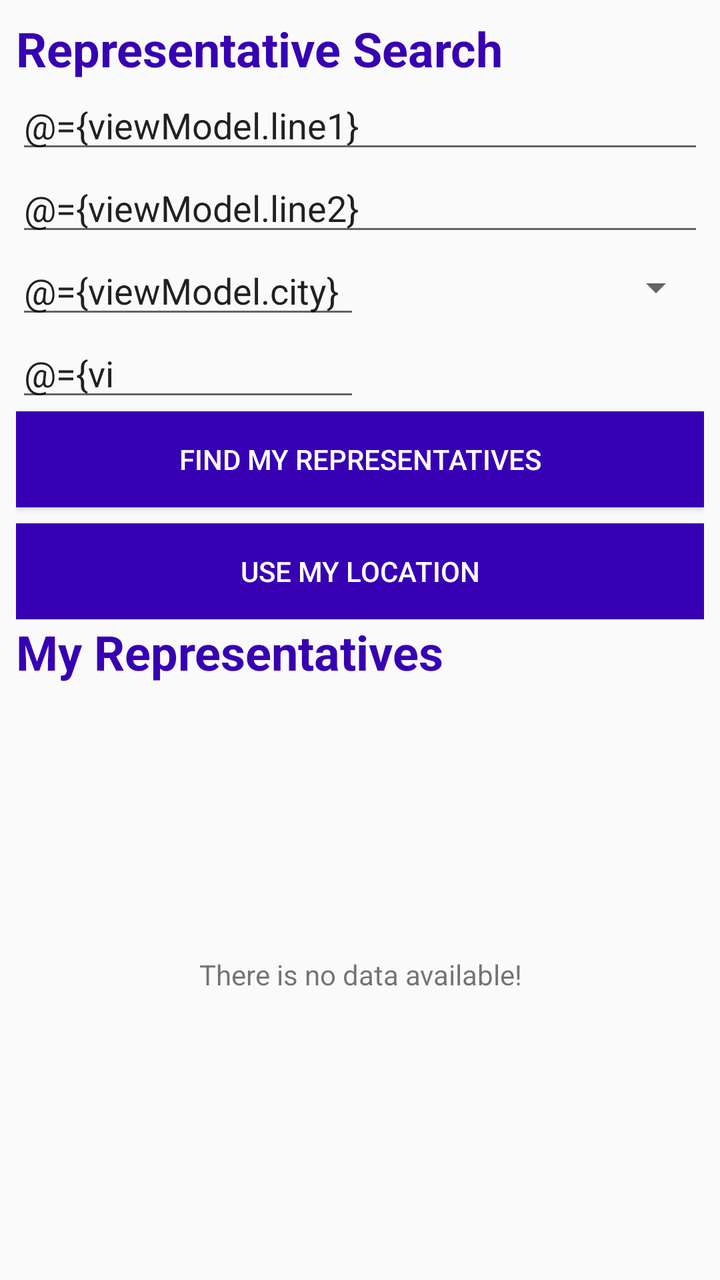
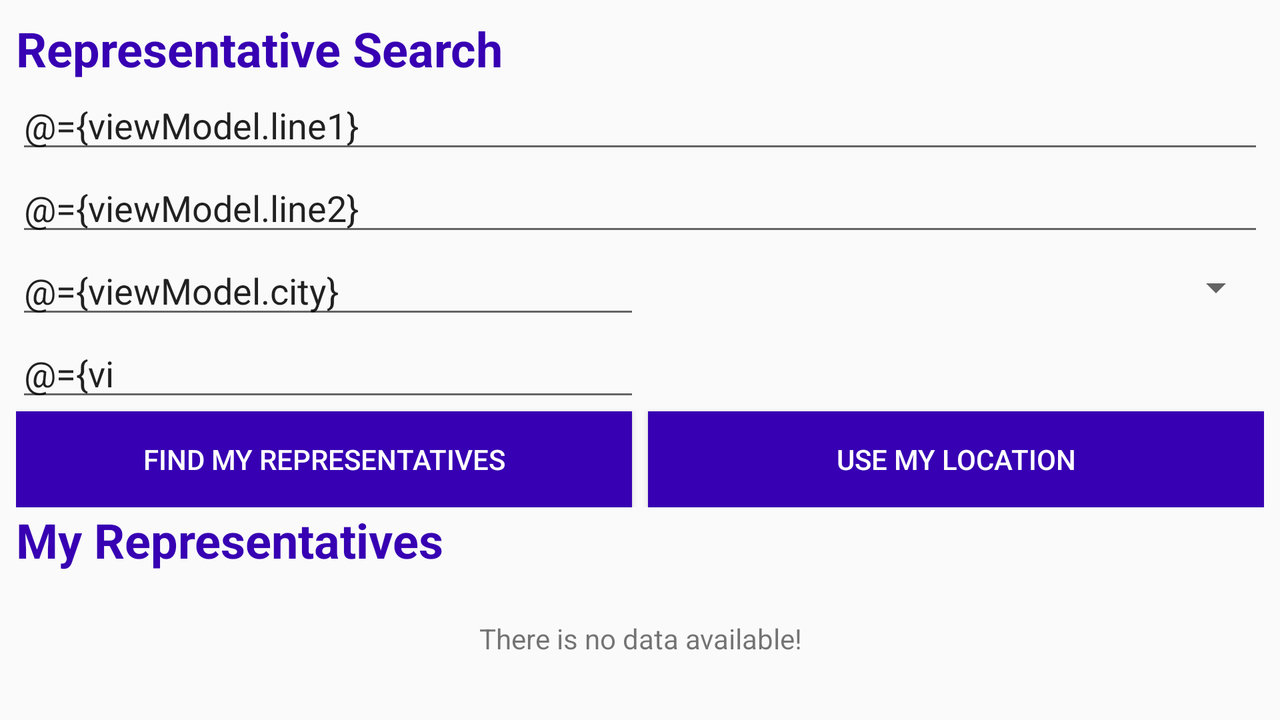

First picture: res/layout/ on a phone held upright. Second picture: the repository's own variant of that layout, on a device whose configuration matches the variant's folder. Source for both follows.
<!-- AndroidManifest.xml: application theme AppTheme -->
<!-- res/layout/fragment_rep_2.xml -->
<?xml version="1.0" encoding="utf-8"?>
<layout xmlns:android="http://schemas.android.com/apk/res/android"
    xmlns:app="http://schemas.android.com/apk/res-auto"
    xmlns:motion="http://schemas.android.com/apk/res-auto"
    xmlns:tools="http://schemas.android.com/tools">

    <data>

        <import type="android.view.View" />

        <variable

            name="viewModel"
            type="com.example.android.poliiicalpreparedness.representative.RepresentativeViewModel" />
    </data>

    <androidx.constraintlayout.motion.widget.MotionLayout
        android:id="@+id/motionLayout"
        android:layout_width="match_parent"
        android:layout_height="match_parent"
        android:padding="@dimen/default_padding"
        app:layoutDescription="@xml/fragment_representative_scene">

        <androidx.constraintlayout.widget.ConstraintLayout
            android:id="@+id/appbar"
            android:layout_width="match_parent"
            android:layout_height="wrap_content"
            android:background="@android:color/transparent"
            app:layout_constraintEnd_toEndOf="parent"
            app:layout_constraintStart_toStartOf="parent"
            app:layout_constraintTop_toTopOf="parent">

            <TextView
                android:id="@+id/representative_search_title_text"
                android:layout_width="match_parent"
                android:layout_height="wrap_content"
                android:text="@string/representative_search_text"
                style="@style/headStyle"
                app:layout_constraintStart_toStartOf="parent"
                app:layout_constraintTop_toTopOf="parent" />

            <EditText
                android:id="@+id/address_line_1"
                android:layout_width="match_parent"
                android:layout_height="wrap_content"
                android:autofillHints="postalAddress"
                android:hint="@string/hint_add_line_1"
                android:inputType="textPostalAddress"
                android:text="@={viewModel.line1}"
                app:layout_constraintStart_toStartOf="parent"
                app:layout_constraintTop_toBottomOf="@id/representative_search_title_text" />


            <EditText
                android:id="@+id/address_line_2"
                android:layout_width="match_parent"
                android:layout_height="wrap_content"
                android:autofillHints="postalAddress"
                android:hint="@string/hint_add_line_2"
                android:inputType="textPostalAddress"
                android:text="@={viewModel.line2}"
                app:layout_constraintStart_toStartOf="parent"
                app:layout_constraintTop_toBottomOf="@id/address_line_1" />

            <EditText
                android:id="@+id/city"
                android:layout_width="@dimen/width_height_0"
                android:layout_height="wrap_content"
                android:autofillHints=""
                android:hint="@string/hint_city"
                android:inputType="textPostalAddress"
                android:text="@={viewModel.city}"
                app:layout_constraintEnd_toStartOf="@id/state_spinner"
                app:layout_constraintStart_toStartOf="parent"
                app:layout_constraintTop_toBottomOf="@id/address_line_2" />


            <Spinner
                android:id="@+id/state_spinner"
                android:layout_width="@dimen/width_height_0"
                android:layout_height="@dimen/width_height_0"
                android:autofillHints=""
                android:entries="@array/states"
                android:inputType="textPostalAddress"
                android:selectedItemPosition="@={viewModel.selectedItem}"
                app:layout_constraintBottom_toBottomOf="@id/city"
                app:layout_constraintEnd_toEndOf="parent"
                app:layout_constraintStart_toEndOf="@id/city"
                app:layout_constraintTop_toTopOf="@id/city"
                app:stateValue="@{viewModel.state}" />

            <EditText
                android:id="@+id/zip"
                android:layout_width="0dp"
                android:layout_height="wrap_content"
                android:autofillHints="postalCode"
                android:hint="@string/hint_zip"
                android:inputType="number"
                android:maxLength="5"
                android:text="@={viewModel.zip}"
                app:layout_constraintEnd_toEndOf="@id/city"
                app:layout_constraintStart_toStartOf="parent"
                app:layout_constraintTop_toBottomOf="@id/city" />

            <Button
                android:id="@+id/find_my_representatives_button"
                android:layout_width="match_parent"
                android:layout_height="wrap_content"
                style="@style/primaryButtonStyle"
                android:text="@string/find_my_representatives_btn_text"
                app:layout_constraintTop_toBottomOf="@id/zip" />

            <Button
                android:id="@+id/button_location"
                android:layout_width="match_parent"
                android:layout_height="wrap_content"
                android:layout_marginTop="@dimen/default_padding"
                style="@style/primaryButtonStyle"
                android:text="@string/my_location_btn_text"
                app:layout_constraintTop_toBottomOf="@id/find_my_representatives_button" />
        </androidx.constraintlayout.widget.ConstraintLayout>


        <TextView
            android:id="@+id/representative_title"
            android:layout_width="match_parent"
            android:layout_height="wrap_content"
            android:text="@string/representative_title_text"
            style="@style/headStyle"
            app:layout_constraintEnd_toEndOf="parent"
            app:layout_constraintStart_toStartOf="parent"
            app:layout_constraintTop_toBottomOf="@id/appbar" />

        <androidx.recyclerview.widget.RecyclerView
            android:id="@+id/representative_recycler"
            android:contentDescription="@string/cd_representative_recyclerview"
            android:layout_width="@dimen/width_height_0"
            android:layout_height="@dimen/width_height_0"
            android:scrollbars="vertical"
            app:layoutManager="androidx.recyclerview.widget.LinearLayoutManager"
            app:layout_constraintBottom_toBottomOf="parent"
            app:layout_constraintEnd_toEndOf="parent"
            app:layout_constraintStart_toStartOf="parent"
            app:layout_constraintTop_toBottomOf="@id/representative_title"
            app:representativeListData="@{viewModel.representatives}"
            tools:listitem="@layout/representative_list_item" />

        <TextView
            android:id="@+id/list_placeholder"
            android:layout_width="match_parent"
            android:layout_height="wrap_content"
            android:gravity="center"
            android:text="@string/no_data_available_msg"
            android:textAlignment="center"
            android:visibility="@{viewModel.textViewVisbility}"
            app:layout_constraintBottom_toBottomOf="parent"
            app:layout_constraintTop_toBottomOf="@id/representative_title" />
    </androidx.constraintlayout.motion.widget.MotionLayout>
</layout>
<!-- resources referenced by this layout -->
<resources>
  <dimen name="default_padding">8dp</dimen>
  <dimen name="width_height_0">0dp</dimen>
  <string name="cd_representative_recyclerview">representativeRecyclerView</string>&gt;
  <string name="find_my_representatives_btn_text">find my representatives</string>
  <string name="hint_add_line_1">Address Line 1</string>
  <string name="hint_add_line_2">Address Line 2</string>
  <string name="hint_city">City</string>
  <string name="hint_zip">Zip Code</string>
  <string name="my_location_btn_text">use my location</string>
  <string name="no_data_available_msg">There is no data available!</string>
  <string name="representative_search_text">Representative Search</string>
  <string name="representative_title_text">My Representatives</string>
  <style name="headStyle">
          <item name="android:textColor">@color/colorPrimaryDark</item>
          <item name="android:textSize">24sp</item>
          <item name="android:textStyle">bold</item>
      </style>
  <style name="primaryButtonStyle" parent="Widget.AppCompat.Button">
          <item name="android:textColor">@color/white</item>
          <item name="android:background">@color/colorPrimaryDark</item>
      </style>
  <style name="AppTheme" parent="Theme.AppCompat.Light.DarkActionBar">
          
          <item name="colorPrimary">@color/colorPrimary</item>
          <item name="colorPrimaryDark">@color/colorPrimaryDark</item>
          <item name="colorAccent">@color/colorAccent</item>
      </style>
</resources>
<!-- res/layout-land/fragment_rep_2.xml (the repository's variant of the layout above) -->
<!-- drawn on the phone turned sideways -->
<?xml version="1.0" encoding="utf-8"?>
<layout xmlns:android="http://schemas.android.com/apk/res/android"
    xmlns:app="http://schemas.android.com/apk/res-auto"
    xmlns:motion="http://schemas.android.com/apk/res-auto"
    xmlns:tools="http://schemas.android.com/tools">

    <data>

        <import type="android.view.View" />

        <variable

            name="viewModel"
            type="com.example.android.poliiicalpreparedness.representative.RepresentativeViewModel" />

    </data>

    <androidx.constraintlayout.motion.widget.MotionLayout
        android:id="@+id/motionLayout"
        android:layout_width="match_parent"
        android:layout_height="match_parent"
        android:padding="@dimen/default_padding"
        app:layoutDescription="@xml/fragment_representative_scene">

        <androidx.constraintlayout.widget.ConstraintLayout
            android:id="@+id/appbar"
            android:layout_width="match_parent"
            android:layout_height="wrap_content"
            android:background="@android:color/transparent"
            app:layout_constraintEnd_toEndOf="parent"
            app:layout_constraintStart_toStartOf="parent"
            app:layout_constraintTop_toTopOf="parent">

            <TextView
                android:id="@+id/representative_search_title_text"
                android:layout_width="match_parent"
                android:layout_height="wrap_content"
                android:text="@string/representative_search_text"
                style="@style/headStyle"
                app:layout_constraintStart_toStartOf="parent"
                app:layout_constraintTop_toTopOf="parent" />

            <EditText
                android:id="@+id/address_line_1"
                android:layout_width="match_parent"
                android:layout_height="wrap_content"
                android:autofillHints="postalAddress"
                android:hint="@string/hint_add_line_1"
                android:inputType="textPostalAddress"
                android:text="@={viewModel.line1}"
                app:layout_constraintStart_toStartOf="parent"
                app:layout_constraintTop_toBottomOf="@id/representative_search_title_text" />


            <EditText
                android:id="@+id/address_line_2"
                android:layout_width="match_parent"
                android:layout_height="wrap_content"
                android:autofillHints="postalAddress"
                android:hint="@string/hint_add_line_2"
                android:inputType="textPostalAddress"
                android:text="@={viewModel.line2}"
                app:layout_constraintStart_toStartOf="parent"
                app:layout_constraintTop_toBottomOf="@id/address_line_1" />

            <EditText
                android:id="@+id/city"
                android:layout_width="@dimen/width_height_0"
                android:layout_height="wrap_content"
                android:autofillHints=""
                android:hint="@string/hint_city"
                android:inputType="textPostalAddress"
                android:text="@={viewModel.city}"
                app:layout_constraintEnd_toStartOf="@id/state_spinner"
                app:layout_constraintStart_toStartOf="parent"
                app:layout_constraintTop_toBottomOf="@id/address_line_2" />


            <Spinner
                android:id="@+id/state_spinner"
                android:layout_width="@dimen/width_height_0"
                android:layout_height="@dimen/width_height_0"
                android:autofillHints=""
                android:entries="@array/states"
                android:inputType="textPostalAddress"
                android:selectedItemPosition="@={viewModel.selectedItem}"
                app:layout_constraintBottom_toBottomOf="@id/city"
                app:layout_constraintEnd_toEndOf="parent"
                app:layout_constraintStart_toEndOf="@id/city"
                app:layout_constraintTop_toTopOf="@id/city"
                app:stateValue="@{viewModel.state}" />

            <EditText
                android:id="@+id/zip"
                android:layout_width="@dimen/width_height_0"
                android:layout_height="wrap_content"
                android:autofillHints="postalCode"
                android:hint="@string/hint_zip"
                android:inputType="number"
                android:maxLength="5"
                android:text="@={viewModel.zip}"
                app:layout_constraintEnd_toEndOf="@id/city"
                app:layout_constraintStart_toStartOf="parent"
                app:layout_constraintTop_toBottomOf="@id/city" />

            <Button
                android:id="@+id/find_my_representatives_button"
                android:layout_width="@dimen/width_height_0"
                android:layout_height="wrap_content"
                style="@style/primaryButtonStyle"
                android:text="@string/find_my_representatives_btn_text"
                app:layout_constraintEnd_toStartOf="@id/button_location"
                app:layout_constraintHorizontal_chainStyle="packed"
                app:layout_constraintStart_toStartOf="parent"
                app:layout_constraintTop_toBottomOf="@id/zip" />

            <Button
                android:id="@+id/button_location"
                android:layout_width="@dimen/width_height_0"
                android:layout_height="wrap_content"
                android:layout_marginStart="@dimen/default_padding"
                style="@style/primaryButtonStyle"
                android:text="@string/my_location_btn_text"
                app:layout_constraintEnd_toEndOf="parent"
                app:layout_constraintStart_toEndOf="@id/find_my_representatives_button"
                app:layout_constraintTop_toBottomOf="@id/zip" />
        </androidx.constraintlayout.widget.ConstraintLayout>


        <TextView
            android:id="@+id/representative_title"
            android:layout_width="match_parent"
            android:layout_height="wrap_content"
            android:text="@string/representative_title_text"
            style="@style/headStyle"
            app:layout_constraintEnd_toEndOf="parent"
            app:layout_constraintStart_toStartOf="parent"
            app:layout_constraintTop_toBottomOf="@id/appbar" />

        <androidx.recyclerview.widget.RecyclerView
            android:id="@+id/representative_recycler"
            android:layout_width="@dimen/width_height_0"
            android:layout_height="@dimen/width_height_0"
            android:scrollbars="vertical"
            app:layoutManager="androidx.recyclerview.widget.LinearLayoutManager"
            app:layout_constraintBottom_toBottomOf="parent"
            app:layout_constraintEnd_toEndOf="parent"
            app:layout_constraintStart_toStartOf="parent"
            app:layout_constraintTop_toBottomOf="@id/representative_title"
            app:representativeListData="@{viewModel.representatives}"
            tools:listitem="@layout/representative_list_item" />

        <TextView
            android:id="@+id/list_placeholder"
            android:layout_width="match_parent"
            android:layout_height="wrap_content"
            android:gravity="center"
            android:text="@string/no_data_available_msg"
            android:textAlignment="center"
            android:visibility="@{viewModel.textViewVisbility}"
            app:layout_constraintBottom_toBottomOf="parent"
            app:layout_constraintTop_toBottomOf="@id/representative_title" />

    </androidx.constraintlayout.motion.widget.MotionLayout>
</layout>
<!-- resources referenced by the variant -->
<!-- as the phone turned sideways resolves them -->
<resources>
  <dimen name="default_padding">8dp</dimen>
  <dimen name="width_height_0">0dp</dimen>
  <string name="find_my_representatives_btn_text">find my representatives</string>
  <string name="hint_add_line_1">Address Line 1</string>
  <string name="hint_add_line_2">Address Line 2</string>
  <string name="hint_city">City</string>
  <string name="hint_zip">Zip Code</string>
  <string name="my_location_btn_text">use my location</string>
  <string name="no_data_available_msg">There is no data available!</string>
  <string name="representative_search_text">Representative Search</string>
  <string name="representative_title_text">My Representatives</string>
  <style name="headStyle">
          <item name="android:textColor">@color/colorPrimaryDark</item>
          <item name="android:textSize">24sp</item>
          <item name="android:textStyle">bold</item>
      </style>
  <style name="primaryButtonStyle" parent="Widget.AppCompat.Button">
          <item name="android:textColor">@color/white</item>
          <item name="android:background">@color/colorPrimaryDark</item>
      </style>
  <style name="AppTheme" parent="Theme.AppCompat.Light.DarkActionBar">
          
          <item name="colorPrimary">@color/colorPrimary</item>
          <item name="colorPrimaryDark">@color/colorPrimaryDark</item>
          <item name="colorAccent">@color/colorAccent</item>
      </style>
</resources>
